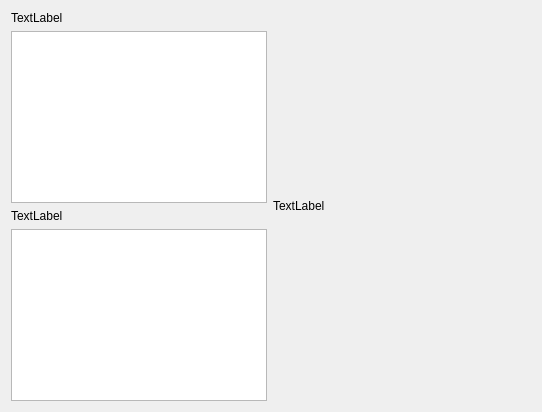
<?xml version="1.0" encoding="UTF-8"?>
<ui version="4.0">
 <class>SelectWizardPage</class>
 <widget class="QWizardPage" name="SelectWizardPage">
  <property name="geometry">
   <rect>
    <x>0</x>
    <y>0</y>
    <width>542</width>
    <height>412</height>
   </rect>
  </property>
  <property name="windowTitle">
   <string>WizardPage</string>
  </property>
  <layout class="QHBoxLayout" name="horizontalLayout">
   <item>
    <layout class="QVBoxLayout" name="verticalLayout">
     <item>
      <widget class="QLabel" name="lbProjection">
       <property name="text">
        <string>TextLabel</string>
       </property>
      </widget>
     </item>
     <item>
      <widget class="QListView" name="projectionListView"/>
     </item>
     <item>
      <widget class="QLabel" name="lbObject">
       <property name="text">
        <string>TextLabel</string>
       </property>
      </widget>
     </item>
     <item>
      <widget class="QListView" name="objectListView"/>
     </item>
    </layout>
   </item>
   <item>
    <widget class="QLabel" name="lbDescription">
     <property name="sizePolicy">
      <sizepolicy hsizetype="Preferred" vsizetype="Preferred">
       <horstretch>2</horstretch>
       <verstretch>0</verstretch>
      </sizepolicy>
     </property>
     <property name="text">
      <string>TextLabel</string>
     </property>
    </widget>
   </item>
  </layout>
 </widget>
 <resources/>
 <connections/>
</ui>
